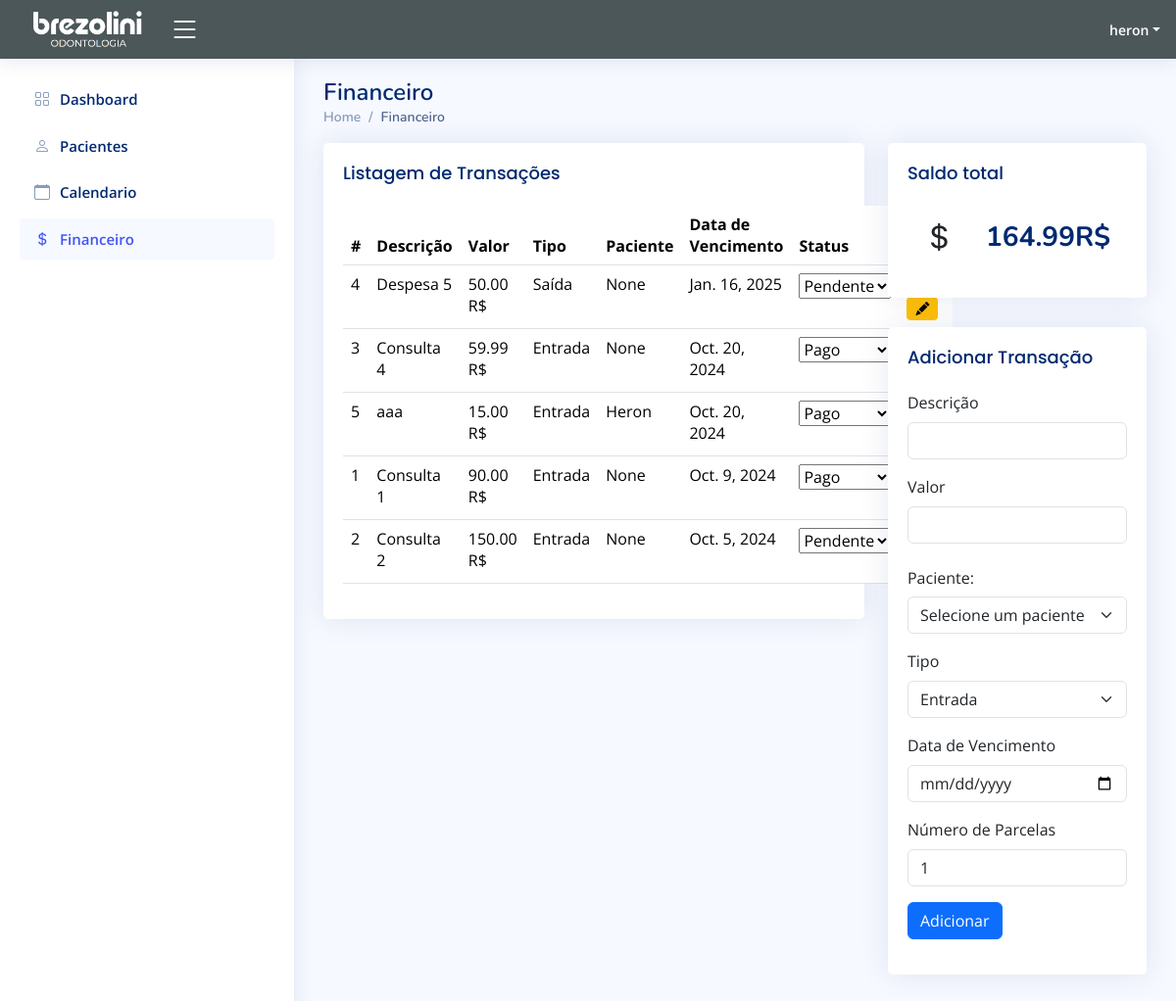
Page /financeiro (signed in) on the earlier database version.
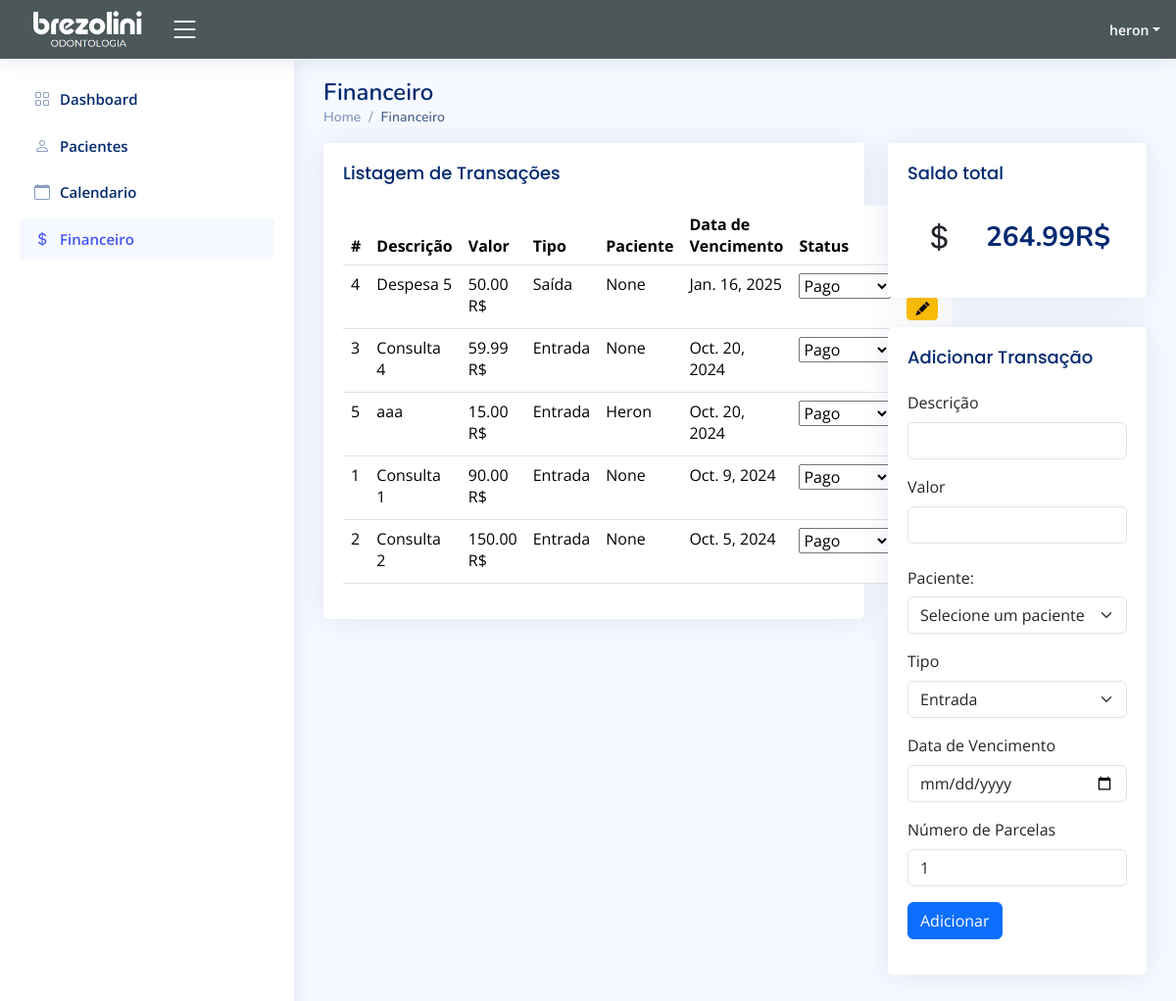
Same page on the later database version.
### app/models.py (models this page shows, shortened)
class Financeiro(models.Model):
    descricao=models.CharField(max_length=200)
    paciente=models.ForeignKey(Paciente, on_delete=models.SET_NULL, null=True)
    valor=models.DecimalField(max_digits=10, decimal_places=2)
    tipo=models.CharField(max_length=8)
    usuario = models.ForeignKey(User, on_delete=models.CASCADE)
    data_de_pagamento=models.DateField(default=timezone.now)
    parcelas = models.PositiveIntegerField(default=1)
    status=models.CharField(max_length=20, default='Pendente')

### app/views.py (the view)
# urls.py: path('financeiro', views.financeiro, name="financeiro"),
@has_role_decorator('administrador')
@login_required(login_url="/")
def financeiro(request):
    if request.method == "POST":
        descricao = request.POST.get('descricao')
        valor = float(request.POST.get('valor'))
        tipo = request.POST.get('tipo')
        data_de_pagamento = request.POST.get('data_pagamento')
        paciente_id = request.POST.get('paciente')
        parcelas = int(request.POST.get('parcelas', 1))  # Obtém o número de parcelas ou usa 1 por padrão
        paciente_instance = get_object_or_404(Paciente, id=paciente_id)
        valor_parcela = valor / parcelas
        for i in range(parcelas):
            financeiro = Financeiro(
                descricao=descricao,
                valor=valor_parcela,
                tipo=tipo,
                data_de_pagamento=data_de_pagamento,
                paciente=paciente_instance,
                usuario=request.user,
                status='Pendente'  # Defina o status conforme necessário
            )
            financeiro.save()
        return redirect('financeiro')
    else:
        usuario = request.user
        dados_financeiros = Financeiro.objects.filter(usuario=usuario).order_by('-data_de_pagamento')
        pacientes = Paciente.objects.all()
        saldo_total = 0
        for item in dados_financeiros:
            if item.status == 'Pago':
                if item.tipo == 'Entrada':
                    saldo_total += item.valor
                elif item.tipo == 'Saída':
                    saldo_total -= item.valor
        return render(request, 'frontend/financeiro.html', {
            'financeiro': dados_financeiros,
            'usuario': usuario,
            'saldo_total': saldo_total,
            'pacientes': pacientes,  # Passa o saldo total para o template
        })

### app/models.py (called while the page is built)
    def __str__(self):
        return '{}'.format(self.Nome, self.id)

### app/templates/frontend/financeiro.html (shortened to what the changed rows need)
<html lang="en">
{% load static %}
<head>
  <link href="{% static "vendor/bootstrap/css/bootstrap.min.css" %}" rel="stylesheet">
  <link href="{% static "vendor/bootstrap-icons/bootstrap-icons.css" %}" rel="stylesheet">
  <link href="{% static "vendor/boxicons/css/boxicons.min.css" %}" rel="stylesheet">
  <link href="{% static "vendor/quill/quill.snow.css" %}" rel="stylesheet">
  <link href="{% static "vendor/quill/quill.bubble.css" %}" rel="stylesheet">
  <link href="{% static "vendor/remixicon/remixicon.css" %}" rel="stylesheet">
  <link href="{% static "vendor/simple-datatables/style.css" %}" rel="stylesheet">
  <link href="{% static "css/style.css" %}" rel="stylesheet">
</head>
<body>
  <main id="main" class="main" backgor>
    <div class="pagetitle">
      <h1>Financeiro</h1>
    </div>
    <section class="section dashboard">
        <div class="row">
            <div class="col-lg-8">
                <div class="card">
                  <div class="card-body">
                    <table class="table datatable" id="transactionTable">
                      <thead>
                        <tr>
                          <th scope="col">#</th>
                          <th scope="col">Descrição</th>
                          <th scope="col">Valor</th>
                          <th scope="col">Tipo</th>
                          <th scope="col">Paciente</th>
                          <th scope="col">Data de Vencimento</th>
                          <th scope="col">Status</th>
                          <th scope="col">Ação</th>
                        </tr>
                      </thead>
                      <tbody>
                     {% if financeiro %}
                      {% for financeiro in financeiro %}
                      <tr>
                        <td>{{financeiro.id}}</td>
                        <td>{{financeiro.descricao}}</td>
                        <td>{{financeiro.valor}} R$</td>
                        <td>{{financeiro.tipo}}</td>
                        <td>{{financeiro.paciente}}</td>
                        <td>{{financeiro.data_de_pagamento}}</td>
                        <td>
                        <form action="{% url 'atualizar_status' financeiro.id %}" method="post">
                              <select name="status" onchange="this.form.submit()">
                                  <option value="Pendente" {% if financeiro.status == 'Pendente' %} selected {% endif %}>Pendente</option>
                                  <option value="Pago" {% if financeiro.status == 'Pago' %} selected {% endif %}>Pago</option>
                              </select>
                          </form>
                      </td>
                        <td>
                          <a href="{% url 'deletar_financeiro' financeiro.id %}" class="btn btn-danger btn-sm">
                        </a>
                        <a href="{% url 'editar_financeiro' financeiro.id %}" class="btn btn-warning btn-sm">
                          <i class="bi bi-pencil-fill"></i>
                      </a>
                      </td>
                      </tr>
                      {% endfor %}
                  {% else %}
                      <td>Sem itens associados.</td>
                  {% endif %}
                      </tbody>
                    </table>
                  </div>
                </div>
              </div>
          <div class="col-lg-4">
            <div class="card info-card Consultas-card">
                <div class="card-body">
                  <div class="d-flex align-items-center">
                    <div class="ps-3">
                      <h6>{{saldo_total}}<span>R$</span></h6>
                    </div>
                  </div>
                </div>
              </div>
        </div>
    </section>
  </main>
</body>
</html>

Differences in the rows shown:
changed Financeiro "Despesa 5": status "Pendente" → "Pago"
changed Financeiro "Consulta 2": status "Pendente" → "Pago"
Other differences:
{{ saldo_total }}: "164.99" → "264.99"
